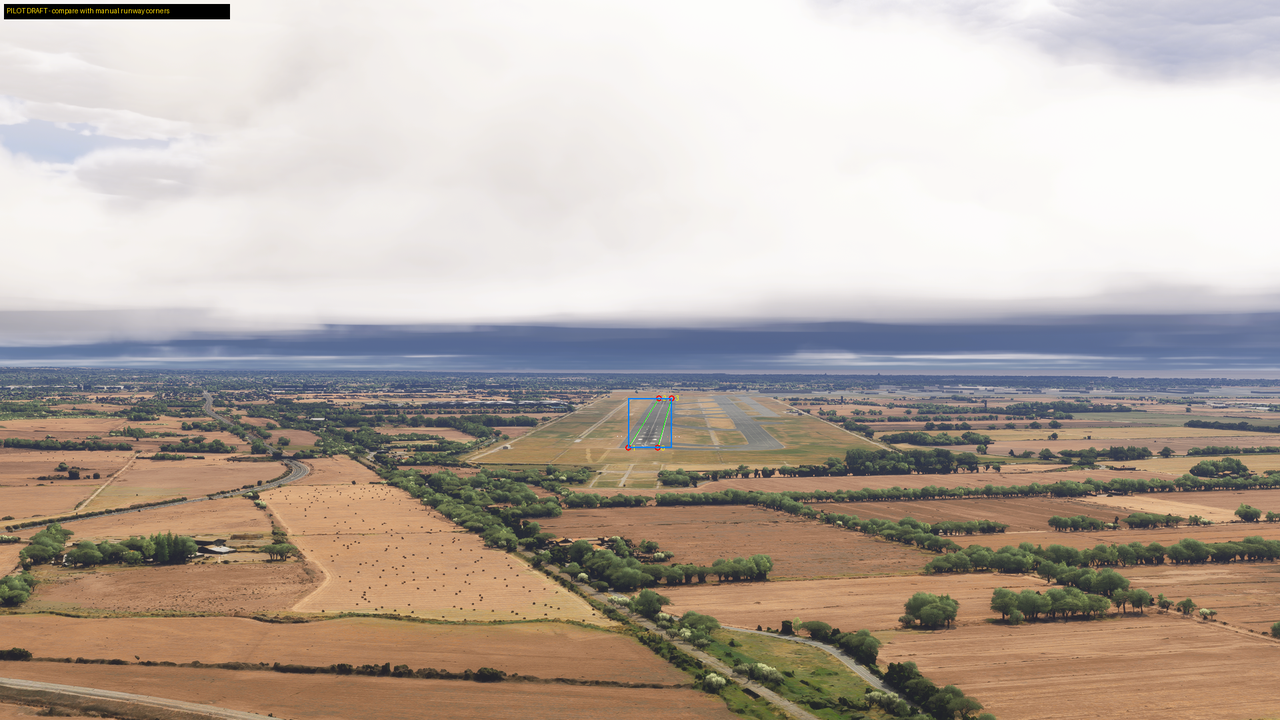
#> input picture docs/images/runway-label-example.png, 1280 x 720 px; its folder holds only this picture in this run
$ python augment_synthetic_rain.py --source-dir ../docs/images --output-dir out
#> lines starting #> are read from the running program, lines starting #| are printed output that depends on the picture
"""Create deterministic heavy-rain training images without changing geometry.

The source screenshots are never modified.  Each output is accompanied by an
audit record that binds source/output hashes to the exact augmentation seed and
parameters.  Labels may be copied unchanged because dimensions and pixels are
not warped or cropped.
"""

import argparse
import csv
import hashlib
import json
import math
import random
from datetime import datetime, timezone
from pathlib import Path

from PIL import Image, ImageDraw, ImageEnhance, ImageFilter


PRESETS = {
    "heavy": {
        "brightness": 0.88,
        "color": 0.82,
        "contrast": 0.94,
        "layers": [
            # count per megapixel, length px, width px, alpha, blur px
            (1350, (8, 18), (1, 1), (28, 58), 0.35),
            (620, (18, 34), (1, 2), (42, 82), 0.50),
            (150, (36, 72), (2, 3), (52, 105), 0.70),
        ],
    },
    "severe": {
        "brightness": 0.84,
        "color": 0.76,
        "contrast": 0.91,
        "layers": [
            (1900, (9, 20), (1, 1), (32, 68), 0.35),
            (900, (20, 40), (1, 2), (48, 94), 0.55),
            (240, (42, 84), (2, 4), (62, 122), 0.80),
        ],
    },
}


def sha256(path):
    digest = hashlib.sha256()
    with path.open("rb") as stream:
        for chunk in iter(lambda: stream.read(1024 * 1024), b""):
            digest.update(chunk)
    return digest.hexdigest()


def image_seed(master_seed, relative_name):
    value = hashlib.sha256(f"{master_seed}:{relative_name}".encode("utf-8")).digest()
    return int.from_bytes(value[:8], "big")


def rain_layer(size, rng, count, length_range, width_range, alpha_range,
               angle_deg, angle_jitter_deg, blur_radius):
    width, height = size
    layer = Image.new("RGBA", size, (0, 0, 0, 0))
    draw = ImageDraw.Draw(layer)
    margin = int(length_range[1] * 2)
    for _ in range(count):
        length = rng.uniform(*length_range)
        angle = math.radians(angle_deg + rng.uniform(-angle_jitter_deg, angle_jitter_deg))
        # Angle zero is vertical; positive values lean with screen-space wind.
        dx = math.sin(angle) * length
        dy = math.cos(angle) * length
        x = rng.uniform(-margin, width + margin)
        y = rng.uniform(-margin, height + margin)
        tone = rng.randint(202, 242)
        alpha = rng.randint(*alpha_range)
        draw.line((x, y, x + dx, y + dy),
                  fill=(tone, tone + rng.randint(0, 8), min(255, tone + 12), alpha),
                  width=rng.randint(*width_range))
    return layer.filter(ImageFilter.GaussianBlur(blur_radius))


def augment(source, destination, *, preset_name, master_seed, angle_deg):
#> called with preset_name = 'heavy', master_seed = 20260903, angle_deg = 10
    params = PRESETS[preset_name]
    with Image.open(source) as opened:
#> opened is the input picture: PIL image 1280x720 RGB; mean R, G, B 183, 171.6, 162.7
        base = opened.convert("RGB")
    base = ImageEnhance.Color(base).enhance(params["color"])
    base = ImageEnhance.Contrast(base).enhance(params["contrast"])
    base = ImageEnhance.Brightness(base).enhance(params["brightness"])
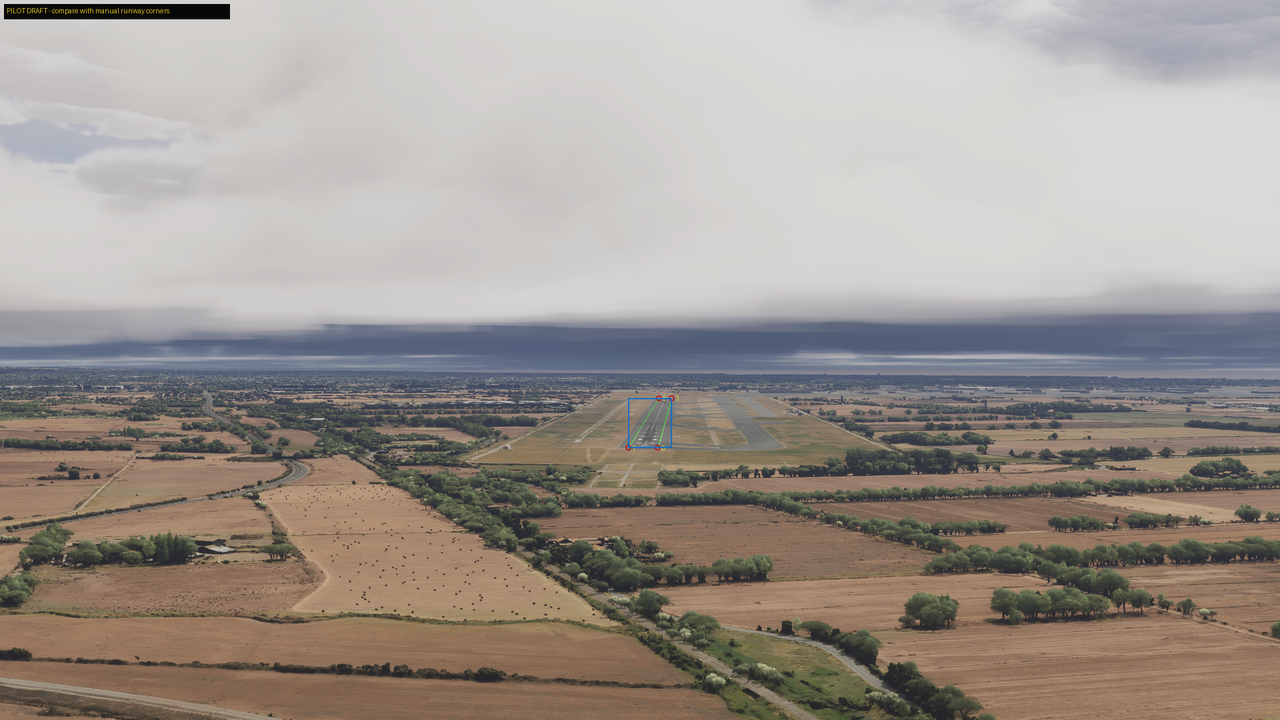
#> base: PIL image 1280x720 RGB; mean R, G, B 157.9, 150.3, 144.1
    composite = base.convert("RGBA")
    megapixels = base.width * base.height / 1_000_000.0
#> megapixels = 0.922
    seed = image_seed(master_seed, source.name)
    rng = random.Random(seed)
    for density, lengths, widths, alphas, blur in params["layers"]:
        count = max(1, round(density * megapixels))
        layer = rain_layer(base.size, rng, count, lengths, widths, alphas,
                           angle_deg, 3.5, blur)
        composite = Image.alpha_composite(composite, layer)
#> this loop made 3 passes
#> pass 2, in augment, `layer = rain_layer(base.size, rng, count, lengths, widths, alphas, ang..`:
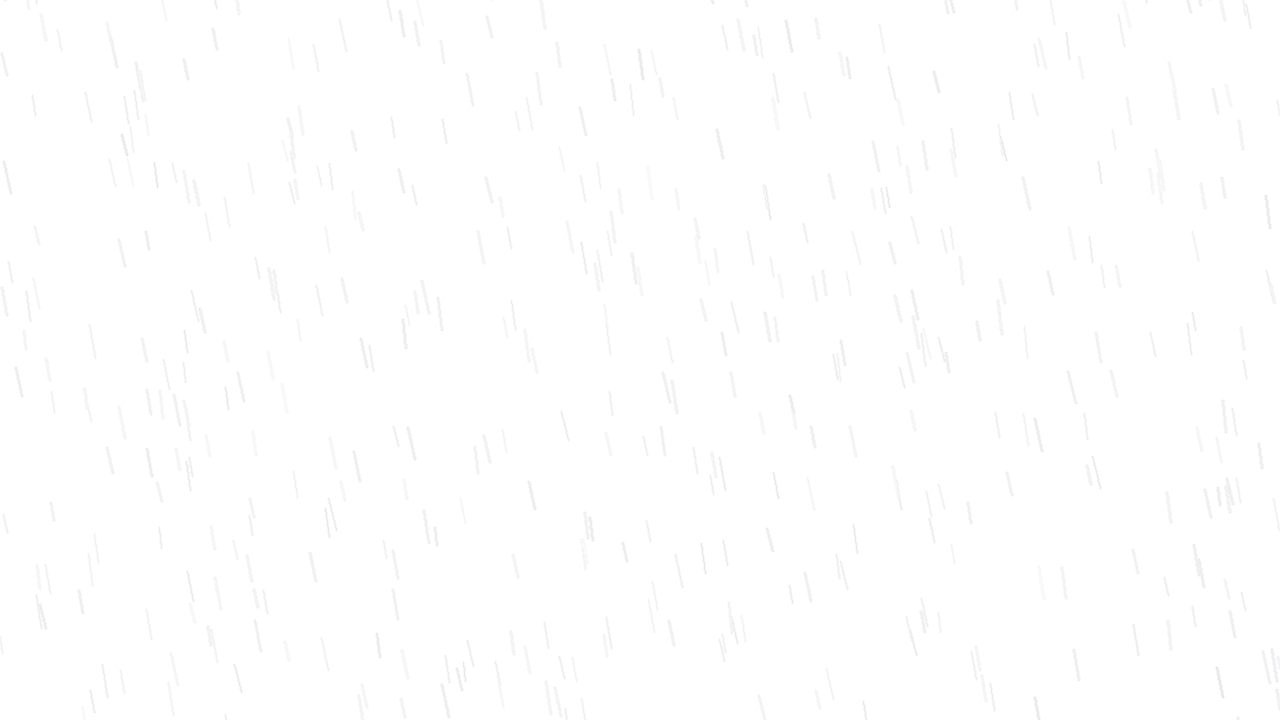
#> layer: PIL image 1280x720 RGBA; mean R, G, B, A 4.3, 4.3, 4.5, 1.2; transparent parts drawn white
    destination.parent.mkdir(parents=True, exist_ok=True)
    composite.convert("RGB").save(destination, format="PNG", compress_level=1)
    return {
        "source_file": source.name,
        "output_file": destination.name,
        "source_sha256": sha256(source),
        "output_sha256": sha256(destination),
        "image_seed": seed,
        "width": base.width,
        "height": base.height,
        "geometry_changed": False,
        "labels_may_be_copied_unchanged": True,
    }


def resolve_images(path):
    images = path / "images" if (path / "images").is_dir() else path
    if not images.is_dir():
        raise FileNotFoundError(f"image directory not found: {images}")
    files = sorted(images.glob("*.png"))
    if not files:
        raise FileNotFoundError(f"no PNG images found: {images}")
    return images, files


def write_augmented_manifest(source_root, output, records):
    source_manifest = source_root / "manifest.csv"
    if not source_manifest.is_file():
        return
    by_name = {record["source_file"]: record for record in records}
    with source_manifest.open(newline="", encoding="utf-8-sig") as stream:
        reader = csv.DictReader(stream)
        rows = list(reader)
        fields = list(reader.fieldnames or [])
    extra = ["source_image_sha256", "synthetic_effect", "synthetic_image_seed"]
    fields.extend(field for field in extra if field not in fields)
    with (output / "manifest.csv").open("w", newline="", encoding="utf-8") as stream:
        writer = csv.DictWriter(stream, fieldnames=fields)
        writer.writeheader()
        for row in rows:
            name = Path(row.get("image_file", "")).name
            record = by_name.get(name)
            if not record:
                continue
            row["image_file"] = f"images/{record['output_file']}"
            if "image_sha256" in row:
                row["image_sha256"] = record["output_sha256"]
            row.update(
                source_image_sha256=record["source_sha256"],
                synthetic_effect="synthetic_heavy_rain_v1",
                synthetic_image_seed=record["image_seed"],
            )
            writer.writerow(row)


def main():
    parser = argparse.ArgumentParser(description=__doc__)
    parser.add_argument("--source-dir", required=True)
    parser.add_argument("--output-dir", required=True)
    parser.add_argument("--preset", choices=sorted(PRESETS), default="heavy")
    parser.add_argument("--seed", type=int, default=20260903)
    parser.add_argument("--angle", type=float, default=10.0,
                        help="screen-space rain lean in degrees from vertical")
    parser.add_argument("--limit", type=int)
    args = parser.parse_args()

    source_root = Path(args.source_dir).resolve()
    output = Path(args.output_dir).resolve()
    if output.exists():
        parser.error("output already exists; choose a new --output-dir")
    _, files = resolve_images(source_root)
    if args.limit is not None:
        if args.limit <= 0:
            parser.error("limit must be positive")
        files = files[:args.limit]
    (output / "images").mkdir(parents=True)
    records = []
    for index, source in enumerate(files, 1):
        print(f"[{index}/{len(files)}] {source.name}", flush=True)
        records.append(augment(
            source, output / "images" / source.name,
            preset_name=args.preset, master_seed=args.seed, angle_deg=args.angle))
    audit = {
        "schema": "synthetic_weather_augmentation/v1",
        "created_utc": datetime.now(timezone.utc).isoformat(),
        "source_directory": str(source_root),
        "effect": "synthetic_heavy_rain_v1",
        "preset": args.preset,
        "master_seed": args.seed,
        "angle_from_vertical_deg": args.angle,
        "parameters": PRESETS[args.preset],
        "provenance_notice": (
            "Simulator background with deterministic synthetic camera-space rain; "
            "not native MSFS precipitation particles."
        ),
        "geometry_changed": False,
        "labels_may_be_copied_unchanged": True,
        "images": records,
    }
    (output / "augmentation_audit.json").write_text(
        json.dumps(audit, indent=2), encoding="utf-8")
    write_augmented_manifest(source_root, output, records)
    (output / "README.txt").write_text(
        "Synthetic Heavy Rain v1\n\n"
        "The simulator backgrounds are unchanged geometrically. Dense rain streaks "
        "were added deterministically in camera space without windshield droplets "
        "or additional fog. Runway labels may be copied unchanged. See "
        "augmentation_audit.json for full provenance.\n",
        encoding="utf-8")
    print(f"Saved {len(records)} augmented images -> {output}")
#| Saved 1 augmented images -> tools/out


if __name__ == "__main__":
    main()
